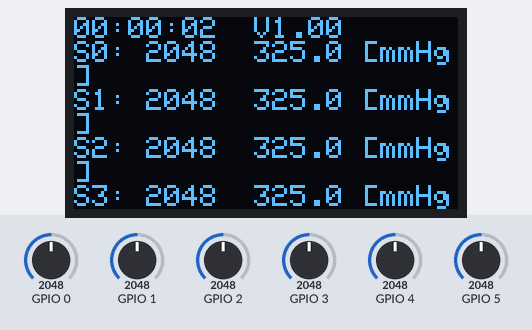
The sketch below on a simulated ESP32. Shown: 128×64 one-colour display. Inputs (shaded band) come from the test bench; at power-on: GPIO 0 = 2048, GPIO 1 = 2048, GPIO 2 = 2048, GPIO 3 = 2048, GPIO 4 = 2048, GPIO 5 = 2048. The display library's start-up logo is not drawn; what the sketch prints to the serial monitor is not drawn.

Above: at 3.5 s.
3.6 s: GPIO 0 set to 2866
At 4.5 s:
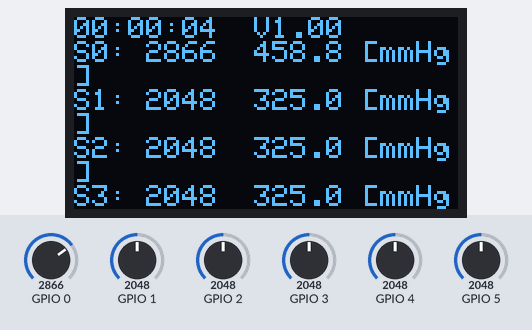
6.6 s: GPIO 1 set to 1045
At 8.3 s:
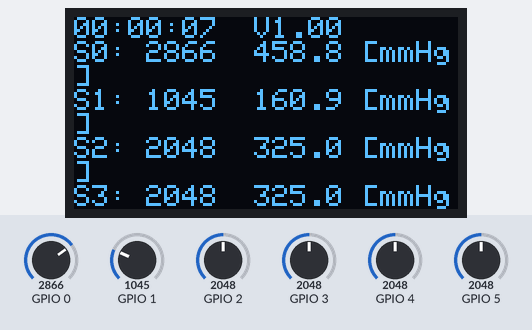
9.6 s: GPIO 1 set to 952
At 10.7 s:
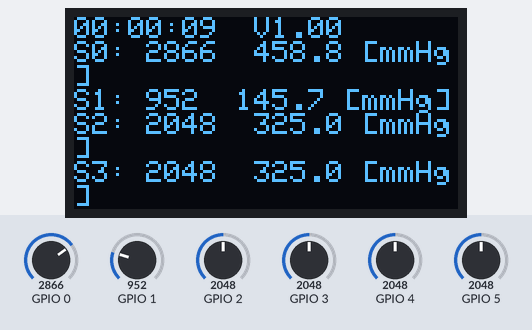
12.4 s: GPIO 2 set to 2866
At 14.1 s:
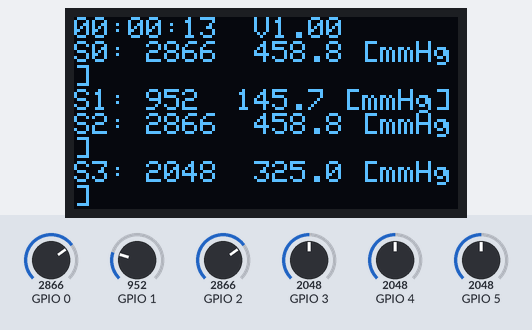
15.4 s: GPIO 3 set to 1042
At 16.4 s:
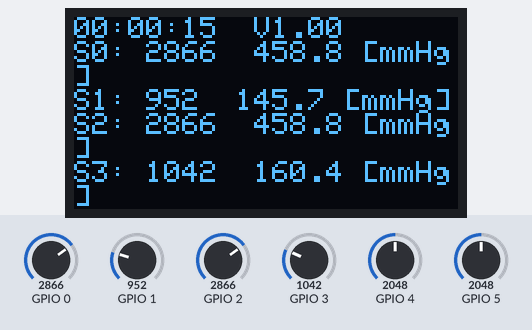
18.1 s: GPIO 3 set to 958
At 19.8 s:
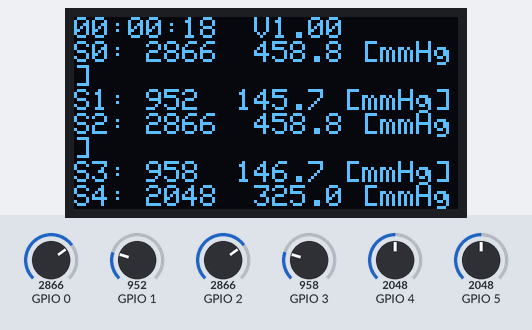
Timing chart, 0 to 21.3 s (numbered marks = the images above; inputs shaded):
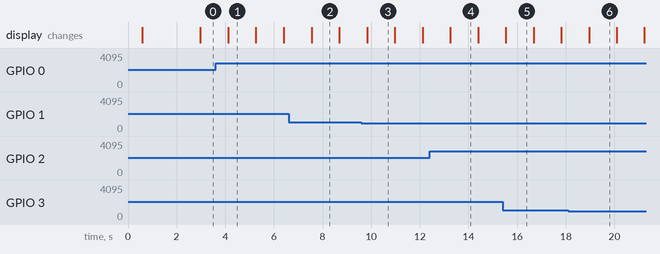

The sketch:

ControlBox_v1.ino
```cpp
#include <Wire.h>
#include <Adafruit_GFX.h>
#include <Adafruit_SH110X.h>

#define DISPLAY_RESET   34
#define NUM_SENSORS     6
#define AVG_SAMPLES     32
#define LOOP_DELAY      150       // ~6-7 updates/sec
#define VERSION         1.00

// mmHg conversion (your exact formula)
#define MMHG(raw)       ((raw) * 0.1636f - 10.031f)

// Simple thresholds - only real problems trigger ERR
#define RAW_MIN         5
#define RAW_MAX         1015
#define MMHG_LOW        30.0f
#define MMHG_HIGH       200.0f

Adafruit_SH1106G display(128, 64, &Wire, DISPLAY_RESET);

float sensorRaw[NUM_SENSORS]  = {0};
float sensorMMHG[NUM_SENSORS] = {0};
char buffer[300];
byte displayCounter = 0;
const byte DISPLAY_UPDATE_EVERY = 4;

unsigned long startMillis = 0;

void setup() {
  Serial.begin(9600);           // ← 9600 baud as requested
  startMillis = millis();

  display.begin(0x3C, true);
  display.display();
  delay(500);

  // Simple splash
  display.clearDisplay();
  display.setTextSize(1);
  display.setTextColor(SH110X_WHITE);
  display.setCursor(0,0);
  display.println(F("Follisave"));
  display.println(F("Pressure Monitor"));
  display.println(F("Ready"));
  display.print(F("V")); display.println(VERSION, 2);
  display.display();
  delay(1500);
}

void loop() {
  readSensorsAverage();
  convertToMMHG();

  if (++displayCounter >= DISPLAY_UPDATE_EVERY) {
    updateDisplayFull();
    displayCounter = 0;
  }

  printSerial();
  delay(LOOP_DELAY);
}

// ================================================
void readSensorsAverage() {
  uint32_t sums[NUM_SENSORS] = {0};
  for (uint8_t s = 0; s < AVG_SAMPLES; s++) {
    for (uint8_t i = 0; i < NUM_SENSORS; i++) {
      sums[i] += analogRead(i);
    }
  }
  for (uint8_t i = 0; i < NUM_SENSORS; i++) {
    sensorRaw[i] = sums[i] / (float)AVG_SAMPLES;
  }
}

void convertToMMHG() {
  for (uint8_t i = 0; i < NUM_SENSORS; i++) {
    sensorMMHG[i] = MMHG(sensorRaw[i]);
    if (sensorMMHG[i] < 0) sensorMMHG[i] = 0;
  }
}

void printSerial() {
  for (uint8_t i = 0; i < NUM_SENSORS; i++) {
    Serial.print("S"); Serial.print(i);
    Serial.print(": "); Serial.print(sensorRaw[i], 1);
    Serial.print(" -> "); Serial.print(sensorMMHG[i], 1);
    Serial.print(" mmHg");
    if (i < 5) Serial.print(" | ");
  }
  Serial.print("  ["); Serial.print(getSystemStatus()); Serial.println("]");
}

void updateDisplayFull() {
  unsigned long secs = (millis() - startMillis) / 1000;
  int h = (secs / 3600) % 24;
  int m = (secs / 60) % 60;
  int s = secs % 60;

  memset(buffer, 0, sizeof(buffer));
  sprintf(buffer, "%02d:%02d:%02d  V%.2f\n", h, m, s, VERSION);

  for (uint8_t i = 0; i < NUM_SENSORS; i++) {
    sprintf(buffer + strlen(buffer), "S%d: %3.0f  %5.1f [mmHg]\n",
            i, sensorRaw[i], sensorMMHG[i]);
  }

  sprintf(buffer + strlen(buffer), "Follisave  %s", getSystemStatus().c_str());

  display.clearDisplay();
  display.setCursor(0, 0);
  display.setTextSize(1);
  display.setTextColor(SH110X_WHITE);
  display.print(buffer);
  display.display();
}

String getSystemStatus() {
  // Only real errors trigger ERR
  for (uint8_t i = 0; i < NUM_SENSORS; i++) {
    if (sensorRaw[i] < RAW_MIN || sensorRaw[i] > RAW_MAX) return "ERR";
  }
  bool low = false, high = false;
  for (uint8_t i = 0; i < NUM_SENSORS; i++) {
    if (sensorMMHG[i] < MMHG_LOW)  low  = true;
    if (sensorMMHG[i] > MMHG_HIGH) high = true;
  }
  if (high) return "HIGH";
  if (low)  return "LOW";
  return "OK";
}
```

Measured:
- what the display in image 1 shows lasts 1.2 s, from 4.1 s to 5.3 s
